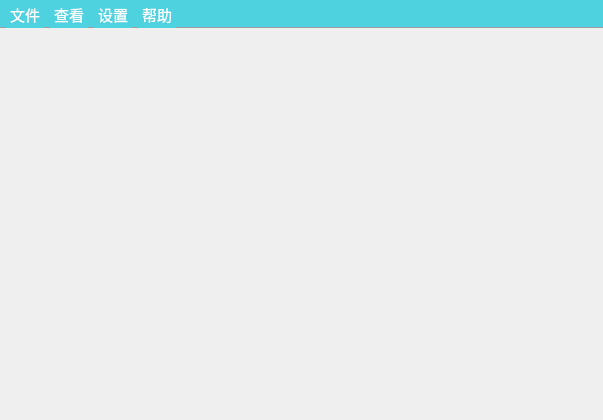
<?xml version="1.0" encoding="UTF-8"?>
<ui version="4.0">
 <class>MainWindow</class>
 <widget class="QMainWindow" name="MainWindow">
  <property name="geometry">
   <rect>
    <x>0</x>
    <y>0</y>
    <width>603</width>
    <height>420</height>
   </rect>
  </property>
  <property name="minimumSize">
   <size>
    <width>600</width>
    <height>420</height>
   </size>
  </property>
  <property name="baseSize">
   <size>
    <width>0</width>
    <height>0</height>
   </size>
  </property>
  <property name="font">
   <font>
    <pointsize>9</pointsize>
   </font>
  </property>
  <property name="windowTitle">
   <string>MainWindow</string>
  </property>
  <property name="styleSheet">
   <string notr="true">QMenuBar,QMenuBar::item{
	color: rgb(255, 255, 255);
	background-color: rgb(79, 210, 223);
}
QMenu{
color: rgb(255, 255, 255);
background-color: rgb(94, 198, 204);

}
QMenuBar{
	border-width: 1px;
    border-style: none none solid none;
    border-color: rgb(158, 158, 158);
}

QMenu{
	border-width: 2px;
    border-style: inherit solid solid inherit;
    border-color: rgb(158, 158, 158);
}
QMenuBar::item:selected ,QMenu::item:selected{ 
	color: rgb(0, 0, 0);
    background-color:rgb(255, 255, 255);
}
QDockWidget::title {
    text-align: central;
}
</string>
  </property>
  <property name="documentMode">
   <bool>false</bool>
  </property>
  <property name="tabShape">
   <enum>QTabWidget::Rounded</enum>
  </property>
  <property name="dockNestingEnabled">
   <bool>false</bool>
  </property>
  <widget class="QWidget" name="centralWidget">
   <widget class="QWidget" name="verticalLayoutWidget">
    <property name="geometry">
     <rect>
      <x>10</x>
      <y>10</y>
      <width>581</width>
      <height>371</height>
     </rect>
    </property>
    <layout class="QVBoxLayout" name="verticalLayout"/>
   </widget>
  </widget>
  <widget class="QMenuBar" name="menuBar">
   <property name="geometry">
    <rect>
     <x>0</x>
     <y>0</y>
     <width>603</width>
     <height>21</height>
    </rect>
   </property>
   <property name="font">
    <font>
     <pointsize>11</pointsize>
    </font>
   </property>
   <property name="autoFillBackground">
    <bool>false</bool>
   </property>
   <property name="defaultUp">
    <bool>false</bool>
   </property>
   <property name="nativeMenuBar">
    <bool>false</bool>
   </property>
   <widget class="QMenu" name="menuFile">
    <property name="autoFillBackground">
     <bool>false</bool>
    </property>
    <property name="styleSheet">
     <string notr="true">QMenu{
	gridline-color: rgb(213, 17, 17);
}</string>
    </property>
    <property name="title">
     <string>文件</string>
    </property>
    <property name="separatorsCollapsible">
     <bool>false</bool>
    </property>
    <property name="toolTipsVisible">
     <bool>false</bool>
    </property>
    <addaction name="actionOpen"/>
    <addaction name="separator"/>
    <addaction name="action_4"/>
   </widget>
   <widget class="QMenu" name="menuSettings">
    <property name="title">
     <string>设置</string>
    </property>
    <addaction name="actionSet"/>
    <addaction name="act_qiangzhi"/>
   </widget>
   <widget class="QMenu" name="menu">
    <property name="title">
     <string>帮助</string>
    </property>
    <addaction name="action_F11"/>
    <addaction name="action_s"/>
    <addaction name="actionC"/>
    <addaction name="actionB"/>
    <addaction name="action_2"/>
    <addaction name="action_3"/>
   </widget>
   <widget class="QMenu" name="menu_2">
    <property name="title">
     <string>查看</string>
    </property>
    <addaction name="action_mulu"/>
    <addaction name="action_shuqian"/>
    <addaction name="action"/>
   </widget>
   <addaction name="menuFile"/>
   <addaction name="menu_2"/>
   <addaction name="menuSettings"/>
   <addaction name="menu"/>
  </widget>
  <action name="actionOpen">
   <property name="text">
    <string>打开</string>
   </property>
   <property name="font">
    <font>
     <pointsize>11</pointsize>
    </font>
   </property>
  </action>
  <action name="actionSet">
   <property name="checkable">
    <bool>false</bool>
   </property>
   <property name="text">
    <string>显示设置</string>
   </property>
   <property name="toolTip">
    <string>显示设置</string>
   </property>
   <property name="font">
    <font>
     <pointsize>11</pointsize>
    </font>
   </property>
  </action>
  <action name="act_qiangzhi">
   <property name="checkable">
    <bool>true</bool>
   </property>
   <property name="text">
    <string>强制执行“高级设置”</string>
   </property>
   <property name="font">
    <font>
     <pointsize>11</pointsize>
    </font>
   </property>
  </action>
  <action name="action_4">
   <property name="text">
    <string>退出</string>
   </property>
   <property name="font">
    <font>
     <pointsize>11</pointsize>
    </font>
   </property>
  </action>
  <action name="action_books">
   <property name="text">
    <string>首页</string>
   </property>
   <property name="toolTip">
    <string>最近阅读过的书籍</string>
   </property>
   <property name="font">
    <font/>
   </property>
  </action>
  <action name="action_F11">
   <property name="text">
    <string>F11 - 全屏切换</string>
   </property>
   <property name="font">
    <font>
     <pointsize>11</pointsize>
    </font>
   </property>
  </action>
  <action name="action_s">
   <property name="text">
    <string>s - 设置</string>
   </property>
   <property name="font">
    <font>
     <pointsize>11</pointsize>
    </font>
   </property>
  </action>
  <action name="actionC">
   <property name="text">
    <string>c - 目录</string>
   </property>
   <property name="font">
    <font>
     <pointsize>11</pointsize>
    </font>
   </property>
  </action>
  <action name="action_mulu">
   <property name="checkable">
    <bool>false</bool>
   </property>
   <property name="text">
    <string>目录</string>
   </property>
   <property name="font">
    <font>
     <pointsize>11</pointsize>
    </font>
   </property>
  </action>
  <action name="action_shuqian">
   <property name="text">
    <string>书签</string>
   </property>
   <property name="font">
    <font>
     <pointsize>11</pointsize>
    </font>
   </property>
  </action>
  <action name="action">
   <property name="text">
    <string>添加书签</string>
   </property>
   <property name="font">
    <font>
     <pointsize>11</pointsize>
    </font>
   </property>
  </action>
  <action name="actionB">
   <property name="text">
    <string>b - 书签</string>
   </property>
   <property name="font">
    <font>
     <pointsize>11</pointsize>
    </font>
   </property>
  </action>
  <action name="action_2">
   <property name="text">
    <string>← - 上一页</string>
   </property>
   <property name="font">
    <font>
     <pointsize>11</pointsize>
    </font>
   </property>
  </action>
  <action name="action_3">
   <property name="text">
    <string>→ - 下一页</string>
   </property>
   <property name="font">
    <font>
     <pointsize>11</pointsize>
    </font>
   </property>
  </action>
 </widget>
 <layoutdefault spacing="6" margin="11"/>
 <resources/>
 <connections/>
</ui>
